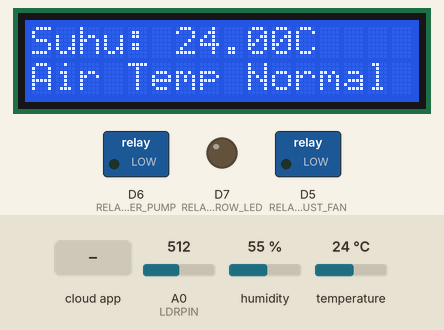
Bench run of a sketch on a simulated ESP8266 (NodeMCU). On the bench: 16×2 character LCD, switched loads named in the sketch (green lamp = pin HIGH), output pins drawn as LEDs (lit = HIGH). Inputs (shaded band) come from the test bench; at power-on: humidity 55 %, A0 (LDRPIN) = 512, temperature 24 °C. WiFi joins after 1.5 s; servers stay silent unless stated; what the sketch prints to the serial monitor is not drawn.

Above: at 4.7 s.
4.8 s: the phone or cloud app sets exhaust_fan to 1
15.2 s: the phone or cloud app sets grow_led to 1
At 18.5 s:
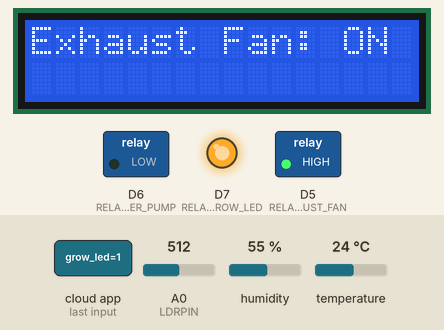
25.4 s: the phone or cloud app sets water_pump to 1
At 32.6 s:
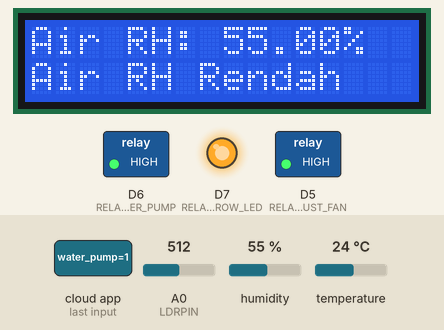
35.6 s: humidity set to 88 %
At 45.2 s:
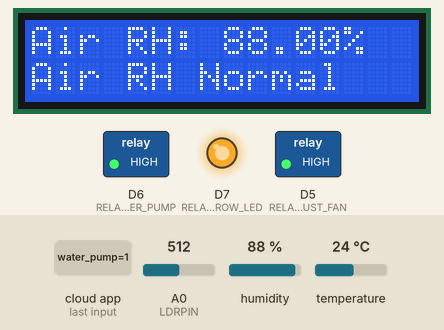
49.6 s: A0 (LDRPIN) set to 900
At 61.6 s:
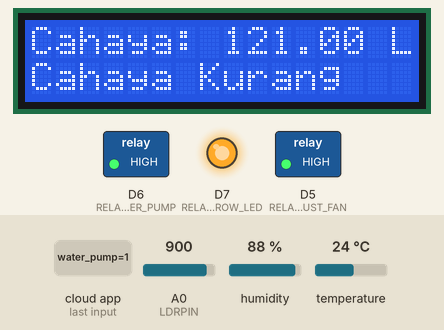
63.6 s: temperature set to 22.5 °C
At 65.9 s:
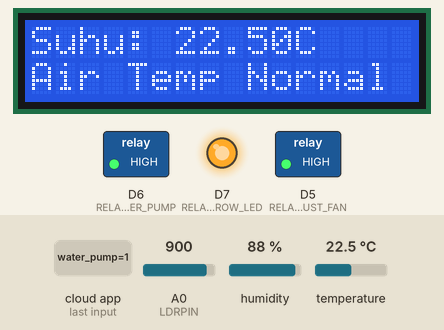
68.1 s: temperature set to 21.5 °C
At 77.4 s:
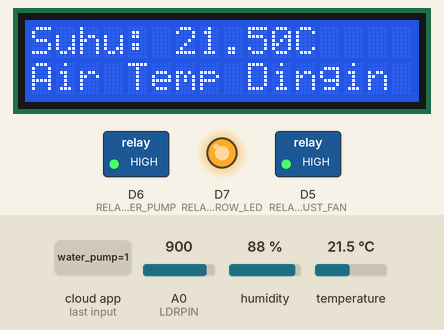
Timing chart, 0 to 78.9 s (numbered marks = the images above; inputs shaded):
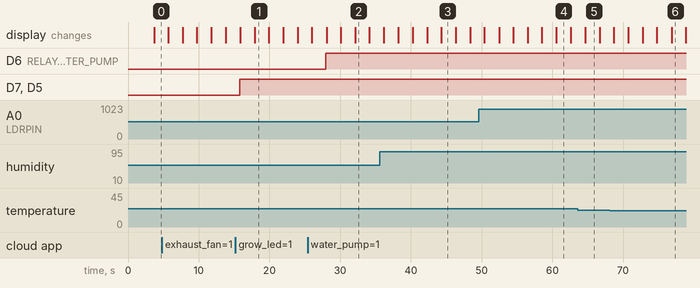

Measured:
- the behaviour switches between 22 and 21.9 °C on temperature (found by bisection; images 5 and 6)
- after the input at 15.2 s, D7 (RELAY_GROW_LED): LOW → HIGH after 0.60 s
- after the input at 25.4 s, D6 (RELAY_WATER_PUMP): LOW → HIGH after 2.6 s
- after the input at 35.6 s, the display: first differs from a run without the input after 8.7 s (image 3)
- after the input at 49.6 s, the display: first differs from a run without the input after 11.0 s (image 4)
- after the input at 68.1 s, the display: first differs from a run without the input after 8.8 s (image 6)
- what the display in image 1 shows lasts 2.0 s, from 17.9 s to 19.9 s

The sketch:

KUMBUNG_JAMUR_REV_4.ino
```cpp
#include <ESP8266WiFi.h>
#include <ThingerESP8266.h>
#include <DHT.h>
#include <Wire.h>
#include <LiquidCrystal_I2C.h>

LiquidCrystal_I2C lcd(0x27, 16, 2);

#define USERNAME "yyusron"
#define DEVICE_ID "ESP8266"
#define DEVICE_CREDENTIAL "!_8XeWagRWr5d#co"

#define SSID "SUBIANTO"
#define SSID_PASSWORD "americano"

#define DHTPIN D4
#define DHTTYPE DHT22
DHT dht(DHTPIN, DHTTYPE);

#define LDRPIN A0

#define RELAY_EXHAUST_FAN D5
#define RELAY_WATER_PUMP D6
#define RELAY_GROW_LED D7

ThingerESP8266 thing(USERNAME, DEVICE_ID, DEVICE_CREDENTIAL);

void setup() {
    Serial.begin(115200);
    dht.begin();
    lcd.begin(); // Initialize the LCD with 16 columns and 2 rows
    lcd.backlight();

    lcd.clear();
    lcd.setCursor(0, 0);
    lcd.print("Welcome to IoT");
    lcd.setCursor(0, 1);
    lcd.print("Sistem Otomasi");
    delay(2000);

    pinMode(RELAY_EXHAUST_FAN, OUTPUT);
    pinMode(RELAY_WATER_PUMP, OUTPUT);
    pinMode(RELAY_GROW_LED, OUTPUT);

    WiFi.begin(SSID, SSID_PASSWORD);
    while (WiFi.status() != WL_CONNECTED) {
        delay(500);
        Serial.print(".");
    }
    Serial.println("WiFi Connected!");

    thing.add_wifi(SSID, SSID_PASSWORD);

    thing["dht22"] >> [](pson &out) {
        float h = dht.readHumidity();
        float t = dht.readTemperature();
        if (isnan(h) || isnan(t)) {
            Serial.println("Sensor DHT22 Gagal Membaca!");
            return;
        }
        out["temperature"] = t;
        out["humidity"] = h;

        if (t > 28) {
            digitalWrite(RELAY_EXHAUST_FAN, HIGH);
            out["exhaust_fan"] = 1;
        } else if (t < 22) {
            digitalWrite(RELAY_GROW_LED, HIGH);
            out["grow_led"] = 1;
        } else {
            digitalWrite(RELAY_EXHAUST_FAN, LOW);
            digitalWrite(RELAY_GROW_LED, LOW);
            out["exhaust_fan"] = 0;
            out["grow_led"] = 0;
        }

        if (h < 80) {
            digitalWrite(RELAY_WATER_PUMP, HIGH);
            out["water_pump"] = 1;
        } else {
            digitalWrite(RELAY_WATER_PUMP, LOW);
            out["water_pump"] = 0;
        }
    };

    thing["ldr"] >> [](pson &out) {
        int ldrValue = analogRead(LDRPIN);
        float lux = map(ldrValue, 0, 1024, 1000, 0); // Ubah mapping nilai lux
        out["light"] = lux;

        if (lux > 300) {
            digitalWrite(RELAY_GROW_LED, LOW);
            out["grow_led"] = 0;
        } else if (lux <= 300) {
            digitalWrite(RELAY_GROW_LED, HIGH);
            out["grow_led"] = 1;
        }
    };

    thing["exhaust_fan"] << digitalPin(RELAY_EXHAUST_FAN);
    thing["water_pump"] << digitalPin(RELAY_WATER_PUMP);
    thing["grow_led"] << digitalPin(RELAY_GROW_LED);

    // Define control resources for Thinger.io
    thing["control"] << [](pson &in) {
        if (in.is_empty()) return;

        if (in["exhaust_fan"]) {
            digitalWrite(RELAY_EXHAUST_FAN, in["exhaust_fan"]);
        }

        if (in["water_pump"]) {
            digitalWrite(RELAY_WATER_PUMP, in["water_pump"]);
        }

        if (in["grow_led"]) {
            digitalWrite(RELAY_GROW_LED, in["grow_led"]);
        }
    };
}

void loop() {
    thing.handle();

    int ldrValue = analogRead(LDRPIN);
    float lux = map(ldrValue, 0, 1024, 1000, 0); // Ubah mapping nilai lux

    float h = dht.readHumidity();
    float t = dht.readTemperature();

    String suhuStatus;
    if (t < 22) {
        suhuStatus = "Air Temp Dingin";
    } else if (t > 28) {
        suhuStatus = "Air Temp Panas";
    } else {
        suhuStatus = "Air Temp Normal";
    }

    String kelembabanStatus;
    if (h < 80) {
        kelembabanStatus = "Air RH Rendah";
    } else {
        kelembabanStatus = "Air RH Normal";
    }

    String cahayaStatus;
    if (lux <= 300) {
        cahayaStatus = "Cahaya Kurang";
    } else {
        cahayaStatus = "Cahaya Cukup";
    }

    Serial.println("-----------------------------------------------------------");
    Serial.print("Suhu Udara : ");
    Serial.print(t);
    Serial.print(" °C                  | ");
    Serial.println(suhuStatus);
    Serial.println("-----------------------------------------------------------");
    Serial.print("Exhaust Fan: ");
    Serial.println(digitalRead(RELAY_EXHAUST_FAN) ? "ON" : "OFF");
    Serial.println("-----------------------------------------------------------");
    Serial.print("Kelembaban Udara : ");
    Serial.print(h);
    Serial.print(" %             | ");
    Serial.println(kelembabanStatus);
    Serial.print("Water Pump: ");
    Serial.println(digitalRead(RELAY_WATER_PUMP) ? "ON" : "OFF");
    Serial.println("-----------------------------------------------------------");
    Serial.print("Intensitas Cahaya : ");
    Serial.print(lux);
    Serial.print(" Lux   | ");
    Serial.println(cahayaStatus);
    Serial.print("Grow Lamp: ");
    Serial.println(digitalRead(RELAY_GROW_LED) ? "ON" : "OFF");
    Serial.println("-----------------------------------------------------------");
    Serial.println("Data Dikirim Ke Thinger.io!");
    Serial.println("-----------------------------------------------------------");

    // Display data on LCD
    lcd.clear();
    lcd.setCursor(0, 0);
    lcd.print("Suhu: ");
    lcd.print(t);
    lcd.print("C ");
    lcd.setCursor(0, 1);
    lcd.print(suhuStatus);
    delay(2000);

    lcd.clear();
    lcd.setCursor(0, 0);
    lcd.print("Exhaust Fan: ");
    lcd.print(digitalRead(RELAY_EXHAUST_FAN) ? "ON" : "OFF");
    delay(2000);

    lcd.clear();
    lcd.setCursor(0, 0);
    lcd.print("Air RH: ");
    lcd.print(h);
    lcd.print("% ");
    lcd.setCursor(0, 1);
    lcd.print(kelembabanStatus);
    delay(2000);

    lcd.clear();
    lcd.setCursor(0, 0);
    lcd.print("Water Pump: ");
    lcd.print(digitalRead(RELAY_WATER_PUMP) ? "ON" : "OFF");
    delay(2000);

    lcd.clear();
    lcd.setCursor(0, 0);
    lcd.print("Cahaya: ");
    lcd.print(lux);
    lcd.print(" Lux ");
    lcd.setCursor(0, 1);
    lcd.print(cahayaStatus);
    delay(2000);

    lcd.clear();
    lcd.setCursor(0, 0);
    lcd.print("Grow Lamp: ");
    lcd.print(digitalRead(RELAY_GROW_LED) ? "ON" : "OFF");
    delay(2000);
}
```
